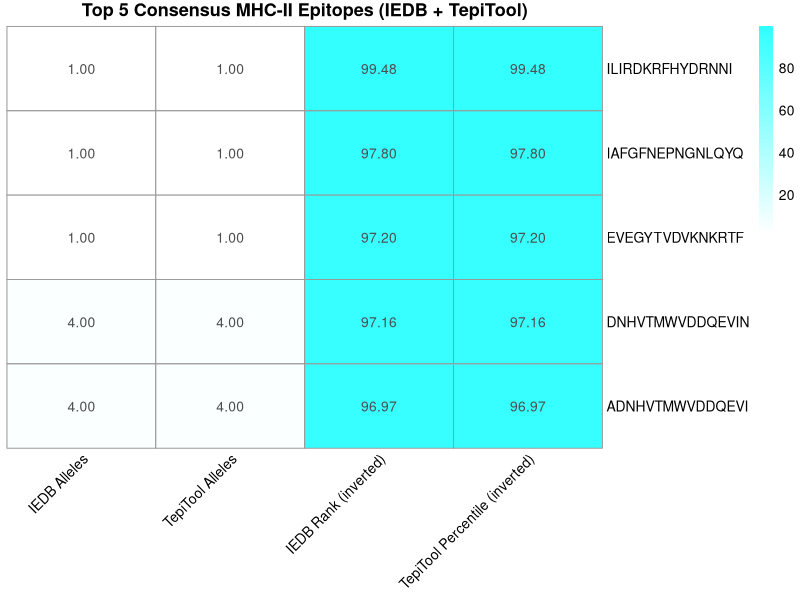
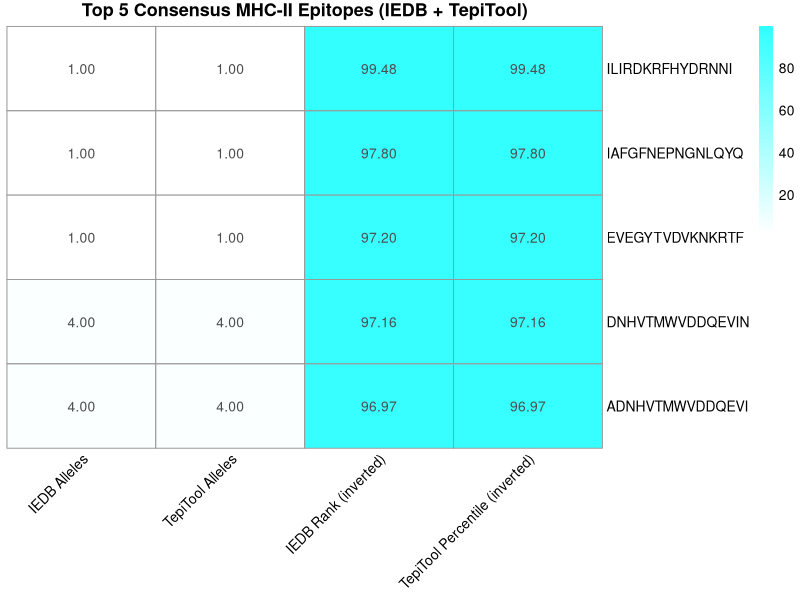

The R script that drew these images, in order:
# Load required packages
library(dplyr)
library(readr)
library(ggplot2)
library(tidyr)
library(reshape2)
library(pheatmap)
library(tibble)

# Load input data
iedb <- read_csv("MHCII_IEDB_Epitope_Summary_Table.csv")
tepi <- read_csv("TepiTool_Epitope_Summary.csv")

# Merge by common peptide sequence
consensus <- inner_join(iedb, tepi, by = "peptide", suffix = c("_IEDB", "_TepiTool"))

# Calculate consensus score
consensus <- consensus %>%
  mutate(Consensus_Score = (Avg_Rank + Avg_Percentile) / 2) %>%
  arrange(Consensus_Score)

# Save consensus table
write_csv(consensus, "Consensus_MHCII_Epitopes_TepiTool_IEDB.csv")

# Select top 5 epitopes
top5 <- consensus %>% slice_min(order_by = Consensus_Score, n = 5)

# Save top 5 summary
write_csv(top5, "Top5_Consensus_MHCII_Epitopes.csv")

# Prepare heatmap data (normalize rank scores: 100 - value)
heatmap_data <- top5 %>%
  select(peptide, Num_Alleles_IEDB, Num_Alleles_TepiTool, Avg_Rank, Avg_Percentile) %>%
  mutate(
    Adj_Rank = 100 - Avg_Rank,
    Adj_Percentile = 100 - Avg_Percentile
  ) %>%
  select(peptide, Num_Alleles_IEDB, Num_Alleles_TepiTool, Adj_Rank, Adj_Percentile) %>%
  rename(
    "IEDB Alleles" = Num_Alleles_IEDB,
    "TepiTool Alleles" = Num_Alleles_TepiTool,
    "IEDB Rank (inverted)" = Adj_Rank,
    "TepiTool Percentile (inverted)" = Adj_Percentile
  ) %>%
  column_to_rownames("peptide")

# Plot heatmap
fig <- pheatmap(
  mat = as.matrix(heatmap_data),
  cluster_rows = FALSE,
  cluster_cols = FALSE,
  display_numbers = TRUE,
  main = "Top 5 Consensus MHC-II Epitopes (IEDB + TepiTool)",
  color = colorRampPalette(c("white", "#33FFFF"))(50),
  fontsize_number = 10,
  angle_col = 45
)

ggsave("Top5_Consensus_MHCII_Epitope_Heatmap.png", plot = fig, dpi=300)
